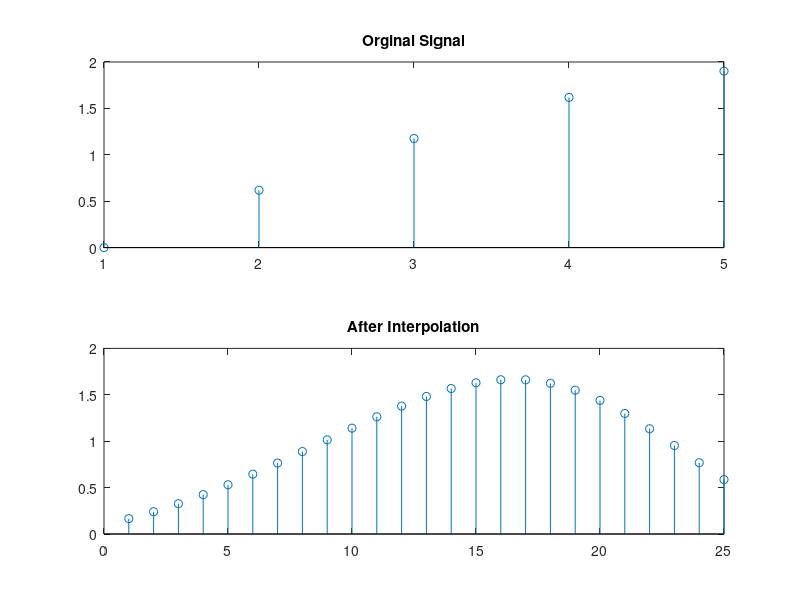

This figure's MATLAB source:
clc;
clear all;
close all;

f1 = input('Enter first frequency: ');
f2 = input('Enter second frequency: ');
L = input('Factor of L: ');
l = input('Length: ');
l = (l-1)/100;
n = 0:0.01:l;

x = sin(2*pi*f1*n) + sin(2*pi*f2*n);

subplot(211);
stem(x); title('Orginal Signal');

y = interp(x,L);
subplot(212);
stem(y); title('After Interpolation');